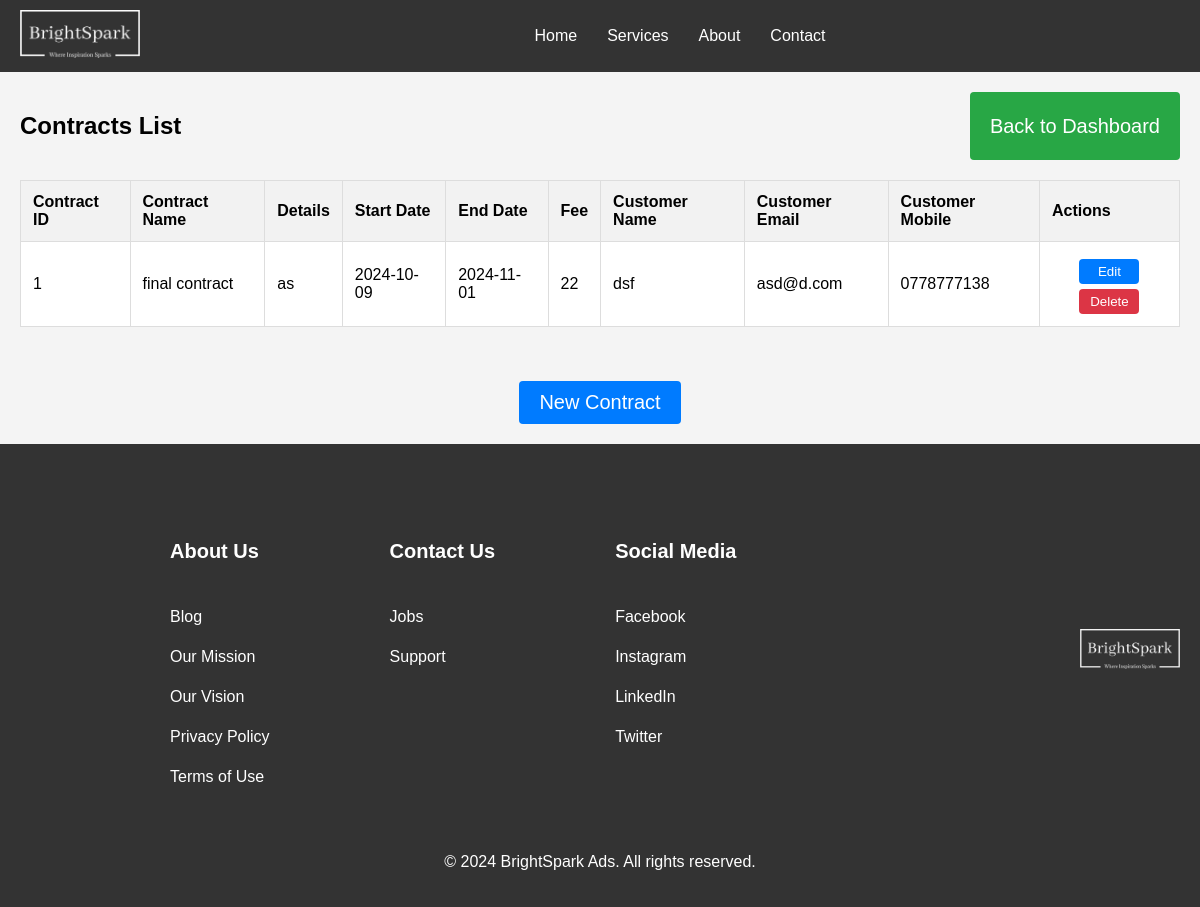
The page /AdminContracts/contract_list.php on the database as committed earlier.
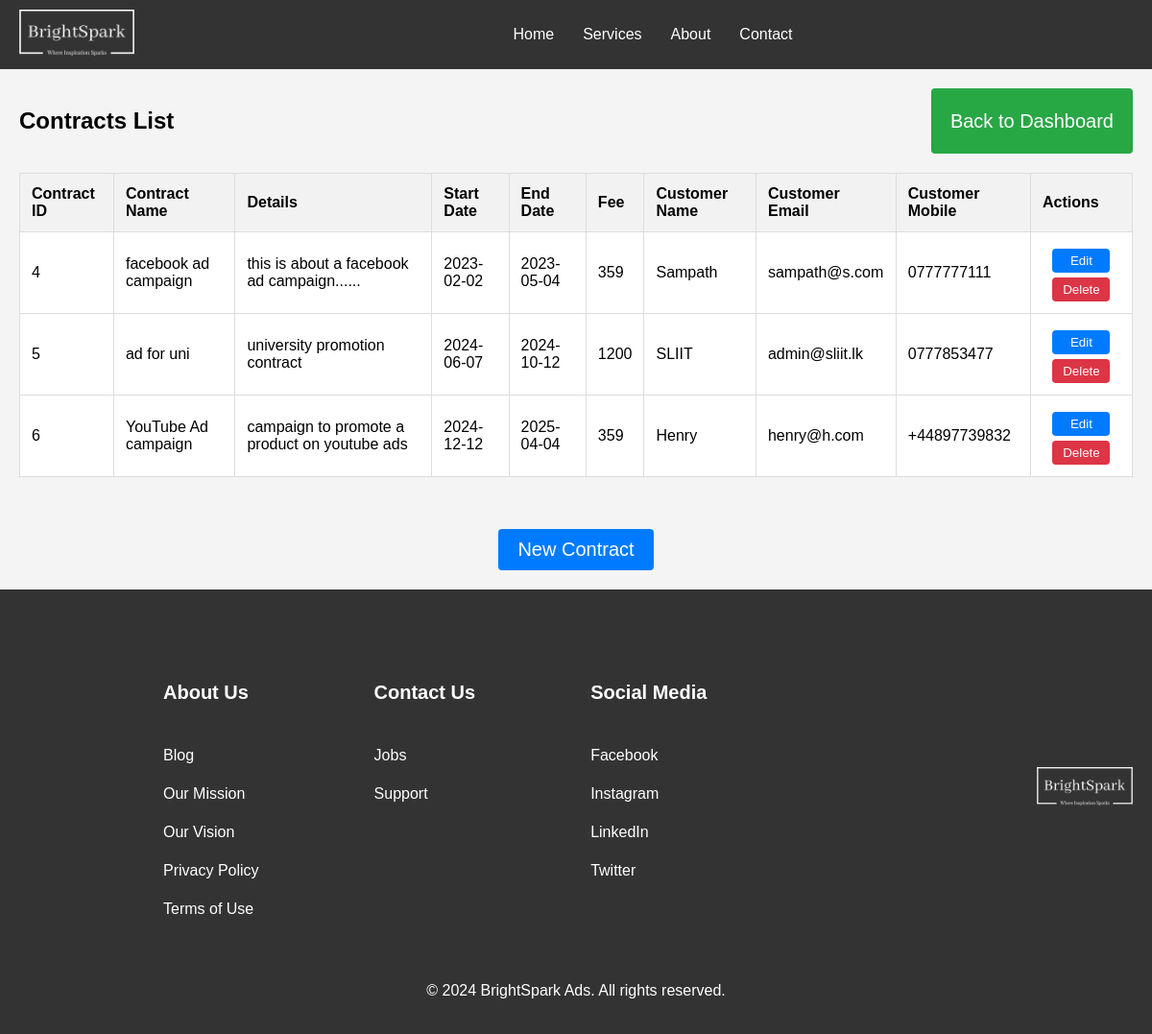
The same page on the database as committed later.
### tables this page shows
CREATE TABLE `contracts` (
  `id` int(10) NOT NULL,
  `contract_name` varchar(255) NOT NULL,
  `contract_details` varchar(255) NOT NULL,
  `start_date` date NOT NULL,
  `end_date` date NOT NULL,
  `contract_fee` decimal(20,0) NOT NULL,
  `customer_name` varchar(255) NOT NULL,
  `customer_email` varchar(255) NOT NULL,
  `customer_mobile` varchar(20) NOT NULL
);

### AdminContracts/contract_list.inc.php (the view, shortened to what this page needs)
<?php
require_once './connection.php';
$sql = "SELECT * FROM contracts";
$result = $conn->query($sql);
if ($result->num_rows > 0) {
  while ($row = $result->fetch_assoc()) {
    echo "<tr>";
    echo "<td>" . $row["id"] . "</td>";
    echo "<td>" . $row["contract_name"] . "</td>";
    echo "<td>" . $row["contract_details"] . "</td>";
    echo "<td>" . $row["start_date"] . "</td>";
    echo "<td>" . $row["end_date"] . "</td>";
    echo "<td>" . $row["contract_fee"] . "</td>";
    echo "<td>" . $row["customer_name"] . "</td>";
    echo "<td>" . $row["customer_email"] . "</td>";
    echo "<td>" . $row["customer_mobile"] . "</td>";
    echo "<td> <center>";
    echo "<button onClick=\"redirectToUpdateForm(" . $row["id"] . ")\" class='edit-btn'>Edit</button>";
    echo "<button onClick=\"deleteContract(" . $row["id"] . ")\" class='delete-btn'>Delete</button>";
    echo "</center></td>";
    echo "</tr>";
  }
} else {
  echo "<tr><td colspan='10'>No contracts available</td></tr>";
}

### AdminContracts/contract_list.php (shortened to what this page needs)
<!DOCTYPE html>
<html lang="en">
<head>
  <link rel="stylesheet" href="style_bigun.css">
</head>
<body>
  <nav class="navbar">
    <div class="logo">
      <img src="images_bigun/logo-new.png" alt="Logo" width="75px" height="auto" />
    </div>
    <ul class="nav-links">
      <li><a href="../AdminContracts/home.php">Home</a></li>
      <li><a href="../Kavindu/Publisherservices.html">Services</a></li>
      <li><a href="../Vishwa/AboutUs.html">About</a></li>
      <li><a href="../Vishwa/Contact Us.php">Contact</a></li>
    </ul>
  </nav>
  <section>
    <div class="contract-head">
      <h2>Contracts List</h2>
      <button onclick="location.href='admin_dashboard.php'" class="btn green backdashboard">Back to Dashboard</button>
    </div>
    <table>
      <thead>
        <tr>
          <th>Contract ID</th>
          <th>Contract Name</th>
          <th>Details</th>
          <th>Start Date</th>
          <th>End Date</th>
          <th>Fee</th>
          <th>Customer Name</th>
          <th>Customer Email</th>
          <th>Customer Mobile</th>
          <th>Actions</th>
        </tr>
      </thead>
      <tbody>
        <?php include 'contract_list.inc.php'; ?>
      </tbody>
    </table>
    <br><br><br>
    <center>
      <button onclick="location.href='create_contract.php'" class="btn blue backdashboard">New Contract</button>
    </center>
  </section>
  <footer class="footer">
    <div class="footer-content">
      <div class="footer-text">
        <div class="footer-text-content footer-1">
          <h4>About Us</h4>
          <a href="#">Blog</a>
          <a href="#">Our Mission</a>
          <a href="#">Our Vision</a>
          <a href="#">Privacy Policy</a>
          <a href="#">Terms of Use</a>
        </div>
        <div class="footer-text-content footer-2">
          <h4>Contact Us</h4>
          <a href="#">Jobs</a>
          <a href="#">Support</a>
        </div>
        <div class="footer-text-content footer-3 social-media">
          <h4>Social Media</h4>
          <a href="https://facebook.com">Facebook</a>
          <a href="https://instagram.com">Instagram</a>
          <a href="https://linkedin.com">LinkedIn</a>
          <a href="https://twitter.com">Twitter</a>
        </div>
      </div>
      <div class="footer-logo">
        <img src="images_bigun/logo-new.png" alt="Logo" width="75px" height="auto" />
      </div>
    </div>
    <div class="footer-bottom">
      <p>&copy; 2024 BrightSpark Ads. All rights reserved.</p>
    </div>
  </footer>
</body>
</html>

### AdminContracts/style_bigun.css (style rules this page uses)
body { font-family: Arial, sans-serif; margin: 0; background-color: #f4f4f4; }
section { padding: 20px; }
.navbar { display: flex; justify-content: space-between; align-items: center; background-color: #333; padding: 10px 20px; }
.logo img { width: 120px; }
.nav-links { display: flex; list-style-type: none; }
.nav-links li { margin: 0 15px; }
.nav-links a { color: white; text-decoration: none; }
button.btn { display: inline-block; padding: 10px 20px; border: none; border-radius: 4px; cursor: pointer; }
button.green { background-color: #28a745; color: white; }
button.blue { background-color: #007bff; color: white; }
button.backdashboard { font-size: 20px; }
table { width: 100%; border-collapse: collapse; margin-top: 20px; background-color: #fff; }
table, th, td { border: 1px solid #ddd; }
th, td { padding: 12px; text-align: left; }
th { background-color: #f2f2f2; }
button.edit-btn { margin-top: 5px; width: 60px; background-color: #007bff; color: white; padding: 5px 10px; border: none; border-radius: 4px; cursor: pointer; }
button.delete-btn { margin-top: 5px; width: 60px; background-color: #dc3545; color: white; padding: 5px 10px; border: none; border-radius: 4px; cursor: pointer; }
footer { background-color: #333; color: white; padding: 20px 0; }
.footer-content { display: flex; justify-content: space-between; align-items: center; padding: 0 20px; }
.footer-text { display: flex; flex-direction: row; padding: 10px 90px; margin-right: 8rem; }
.footer-text h4 { font-size: 20px; }
.footer-text a { color: white; text-decoration: none; }
.footer-text-content { display: flex; flex-direction: column; margin: 30px 60px; line-height: 40px; }
.footer-logo img { width: 100px; }
.footer-bottom { text-align: center; margin-top: 10px; }
.contract-head { display: flex; justify-content: space-between; }

Rows that differ between the two databases and show on the page:
removed contracts: id "1", contract_name "final contract", contract_details "as", start_date "2024-10-09", end_date "2024-11-01", contract_fee "22", customer_name "dsf", customer_email "asd@d.com", customer_mobile "0778777138"
added contracts: id "4", contract_name "facebook ad campaign", contract_details "this is about a facebook ad campaign......", start_date "2023-02-02", end_date "2023-05-04", contract_fee "359", customer_name "Sampath", customer_email "sampath@s.com", customer_mobile "0777777111"
added contracts: id "5", contract_name "ad for uni", contract_details "university promotion contract", start_date "2024-06-07", end_date "2024-10-12", contract_fee "1200", customer_name "SLIIT", customer_email "admin@sliit.lk", customer_mobile "0777853477"
added contracts: id "6", contract_name "YouTube Ad campaign", contract_details "campaign to promote a product on youtube ads", start_date "2024-12-12", end_date "2025-04-04", contract_fee "359", customer_name "Henry", customer_email "henry@h.com", customer_mobile "+44897739832"
